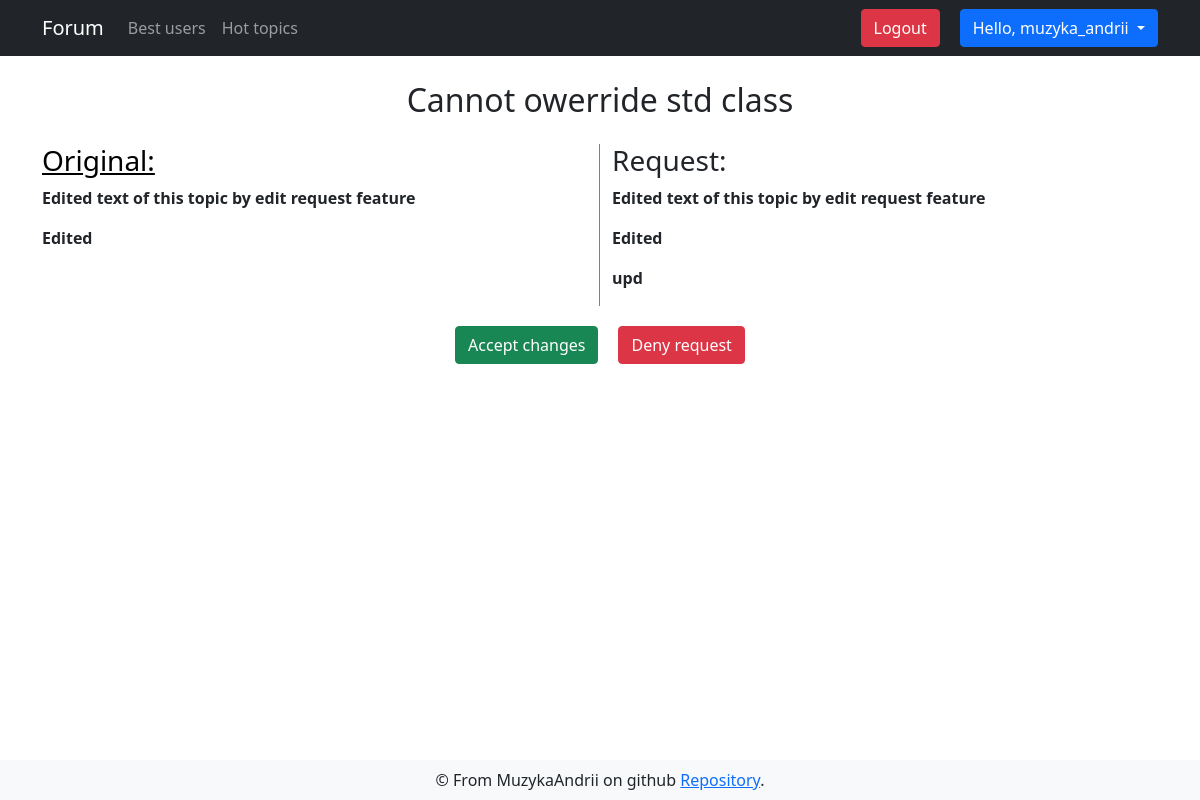
The page /user/edit_request/13 (signed in) on the database its author committed.
### app/models.py (models this page shows, shortened)
class DbMixin(object):
    def save(self):
        db.session.add(self)
        db.session.commit()

class User(UserMixin, DbMixin, db.Model):
    id = db.Column(db.Integer, primary_key = True, autoincrement=True)
    nickname = db.Column(db.String(30), unique=True, nullable=False)
    email = db.Column(db.String(120), unique=True, nullable=False)
    email_confirmed = db.Column(db.Boolean, default=False)
    password = db.Column(db.String(70), nullable=False)
    about = db.Column(db.Text, default='Hi everyone!')
    website = db.Column(db.String(120))
    register_date = db.Column(db.DateTime, default=dt.utcnow)
    last_seen = db.Column(db.DateTime, default=dt.utcnow)
    is_banned = db.Column(db.Boolean, default=False)
    ban_reason = db.Column(db.String(255))
    created_discussions = db.relationship('Discussion', backref='creator', lazy='dynamic')
    created_comments = db.relationship('Comment', backref='creator', lazy='dynamic')
    avatars = db.relationship('Image', backref='owner', lazy='dynamic')
    edit_requests = db.relationship('Edit_request', backref='editor', lazy='dynamic')
    roles = db.relationship('Role', secondary=users_roles, backref=db.backref('users', lazy='select'))
    def update_last_seen(self):
        self.last_seen = dt.now()
        self.save()
    @cache.cached(timeout=3600)
    def has_role(self, role):
        user_id = self.query.with_entities(User.id)
        role = Role.query.with_entities(Role.id).join(users_roles).filter(users_roles.c.user_id==user_id, Role.name==role, Role.id==users_roles.c.role_id).first()
        return role

class Discussion(DbMixin, db.Model):
    id = db.Column(db.Integer, primary_key = True, autoincrement=True)
    theme = db.Column(db.String, unique=True, nullable=False)
    text = db.Column(db.Text, unique=True, nullable=False)
    theme_id = db.Column(db.Integer, db.ForeignKey('theme.id'), nullable=False)
    tags = db.relationship('Tag', secondary=discussion_tags, backref=db.backref('discussions', lazy='dynamic'))
    comments = db.relationship('Comment', backref='parent_discussion', lazy='dynamic')
    creator_id = db.Column(db.Integer, db.ForeignKey('user.id'), nullable=False)
    edit_requests = db.relationship('Edit_request', backref='target_discussion', lazy='dynamic')
    def build_url(self):
        theme = self.parent_theme
        section_slug = theme.parent_section.slug
        return section_slug, theme.slug

class Edit_request(DbMixin, db.Model):
    id = db.Column(db.Integer, primary_key = True, autoincrement=True)
    text = db.Column(db.Text, unique=True, nullable=False)
    target_id = db.Column(db.Integer, db.ForeignKey('discussion.id'), nullable=False)
    editor_id = db.Column(db.Integer, db.ForeignKey('user.id'), nullable=False)
    is_validated = db.Column(db.Boolean, default=None)

### app/views.py (the view)
@app.route('/user/edit_request/<int:request_id>', methods=['GET'])
@login_required
def edit_request(request_id):
    edit_request, discussion = get_edit_request(request_id)
    return render_template('forum/edit/edit_request.html', edit=edit_request, original=discussion)

### app/controllers/edit_request_controller.py (called while the page is built)
def get_edit_request(edit_request_id: int) -> (Edit_request, Discussion):
    edit_request = Edit_request.query.get_or_404(edit_request_id)
    discussion = edit_request.target_discussion
    return edit_request, discussion

### app/models.py (called while the page is built)
@login.user_loader
@cache.memoize(timeout=60)
def user_loader(user_id):
    return User.query.get(int(user_id))

### app/views.py (called while the page is built)
@app.before_request
def update_last_seen():
    if current_user.is_authenticated:
        current_user.update_last_seen()

@cache.cached(timeout=60)
def is_current_user_banned():
    is_banned, reason = current_user.query.with_entities(User.is_banned, User.ban_reason).first()
    if is_banned:
        return reason
    else:
        return False

@app.before_request
def check_banned():
    if not current_user.is_authenticated:
        return
    result = is_current_user_banned()
    if result:
        logout_user()
        return render_template('alerts/banned.html', reason=result)

### app/templates/forum/edit/edit_request.html (shortened to what this page needs)
{% extends "layouts/base.html" %}
{% block content %}
<div class="container">
    <div class="row">
        <h2 class="col-md-12" style="text-align: center; margin: 25px 0;">{{ original.theme }}</h2>
        {% set statement = '<' + 'script>' %}
        <div style="border-right: 1px solid gray; margin-top: 0;" class="col-md-6">
            {% set section_slug, theme_slug = original.build_url() %}
            <h3><a style="color: black;" href="{{ url_for('discussion', section_slug=section_slug, theme_slug=theme_slug, discussion_id=original.id) }}">Original: </a></h3>
            {{ original.text | replace(statement, '') | markup }}
        </div>
        <div class="col-md-6">
            <h3>Request: </h3>
            {{ edit.text | replace(statement, '') | markup }}
        </div>
        {% if current_user.id == original.creator_id %}
        <div class="col-md-12 d-flex justify-content-center">
            <a href="{{ url_for('submit_request', request_id=edit.id) }}" type="button" class="btn btn-success req-btn">Accept changes</a>
            <a href="{{ url_for('deny_request', request_id=edit.id) }}" type="button" class="btn btn-danger req-btn">Deny request</a>
        </div>
        {% endif %}
    </div>
</div>
{% endblock %}

### app/templates/layouts/base.html (shortened to what this page needs)
<!doctype html>
<html>
<head>
  {% block head %}
  <link href="https://cdn.jsdelivr.net/npm/bootstrap@5.0.0/dist/css/bootstrap.min.css" rel="stylesheet"
>
  <link rel="stylesheet" type="text/css" href="{{ url_for('static',filename='css/style.css') }}">
  {% endblock %}
</head>
<body>
  <nav class="navbar navbar-expand-lg navbar-dark bg-dark">
    <div class="container">
      <a class="navbar-brand" href="{{ url_for('index') }}">Forum</a>
      <div class="collapse navbar-collapse" id="navbarSupportedContent">
        <ul class="navbar-nav me-auto mb-2 mb-lg-0">
          <li class="nav-item">
            <a class="nav-link" aria-current="page" href="{{url_for('list_users')}}">Best users</a>
          </li>
          <li class="nav-item">
            <a class="nav-link" href="{{ url_for('hot_topics') }}">Hot topics</a>
          </li>
        </ul>
        <form class="d-flex">
          {% if current_user.is_anonymous %}
          <a href="{{ url_for('auth.register') }}" type="button" class="btn login-btn btn-secondary">Register</a>
          <a href="{{ url_for('auth.login') }}" type="button" class="btn btn-secondary">Log in</a>
          {% else %}
          <a style="margin-right: 20px;" href="{{ url_for('auth.logout') }}" type="button"
            class="btn btn-danger">Logout</a>
          <div class="dropdown">
            <button class="btn btn-primary dropdown-toggle" type="button" id="dropdownMenuButton1" data-bs-toggle="dropdown" aria-expanded="false">
              Hello, {{ current_user.nickname }}
            </button>
          </div>
          {% endif %}
        </form>
      </div>
    </div>
  </nav>
  {% block content %}
  {% endblock %}
  {% block footer %}
  <footer class="navbar fixed-bottom navbar-light bg-light">
    <div class="container" style="justify-content: space-around;">
      <div class="footer-content">
        &copy; From MuzykaAndrii on github
        <a href="https://github.com/MuzykaAndrii/modern-flask-forum">Repository</a>.</div>
    </div>
  </footer>
  {% endblock %}
</body>
</html>

### app/static/css/style.css (style rules this page uses)
.req-btn { margin: 20px 10px; }

### rows shown on the page
User: nickname "muzyka_andrii"
Discussion: theme "Cannot owerride std class", text|markup "Edited text of this topic by edit request feature Edited"
Edit_request: text|markup "Edited text of this topic by edit request feature Edited upd"
